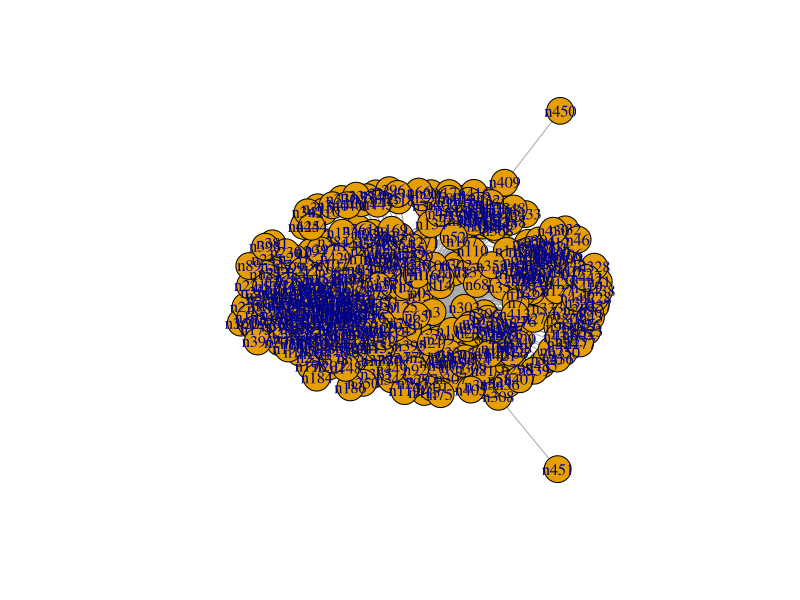
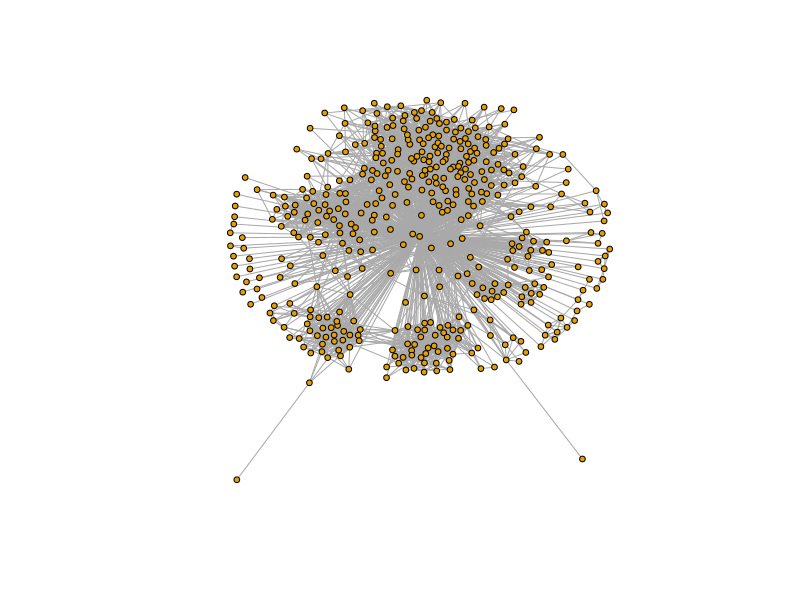
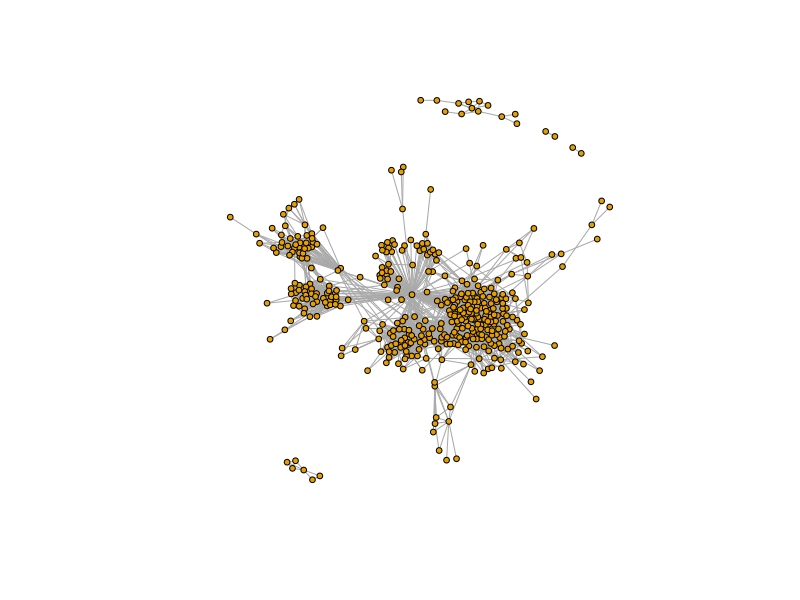
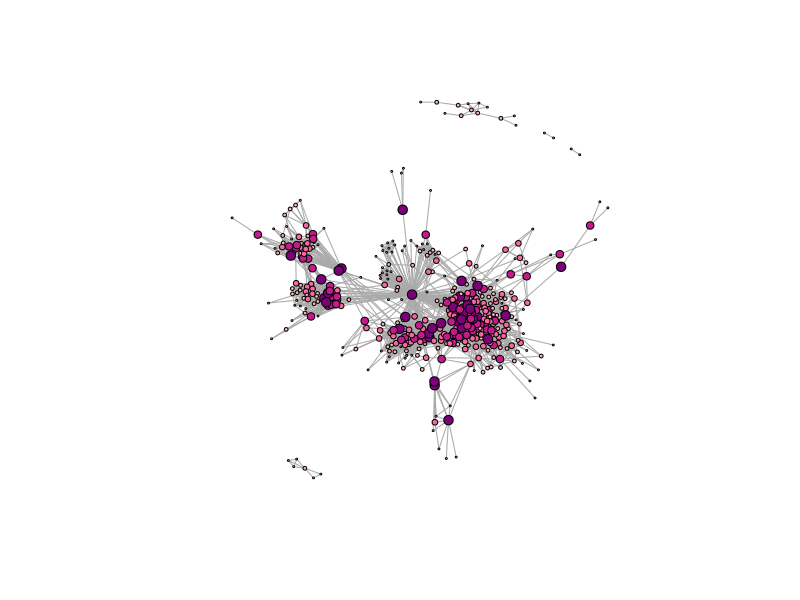
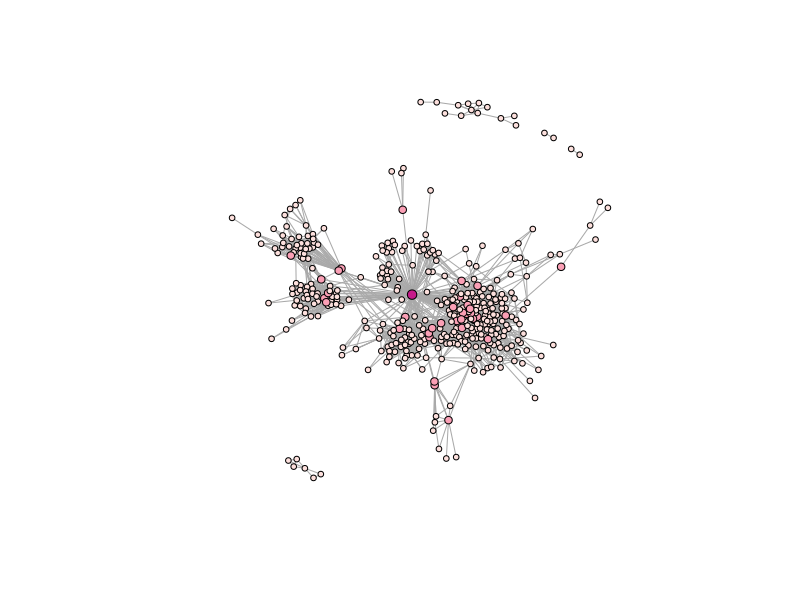
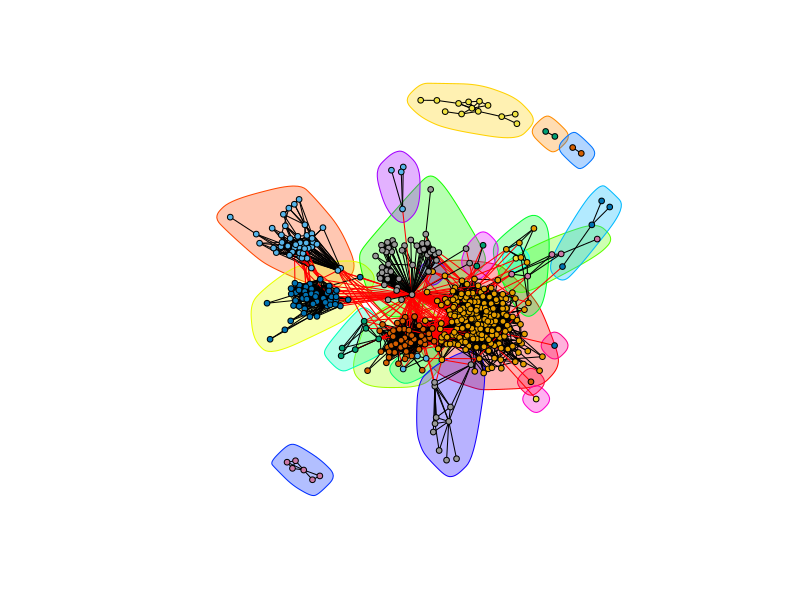
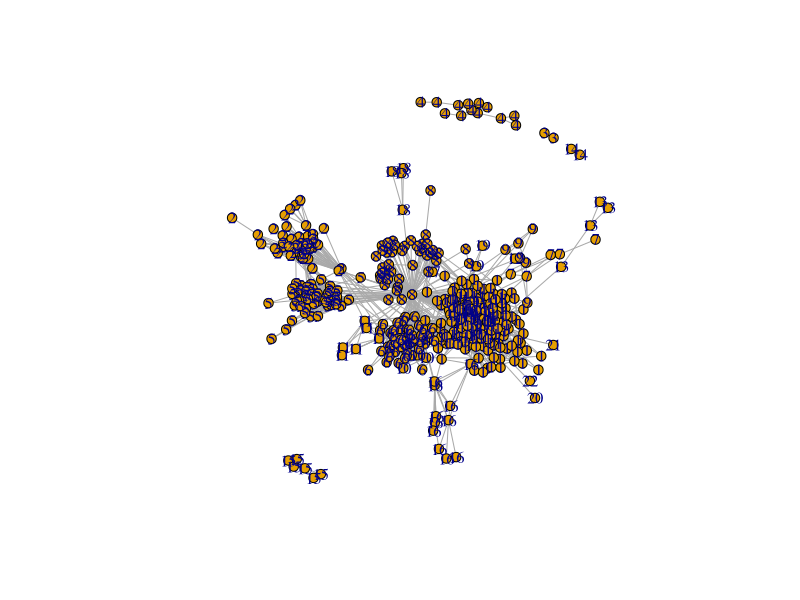
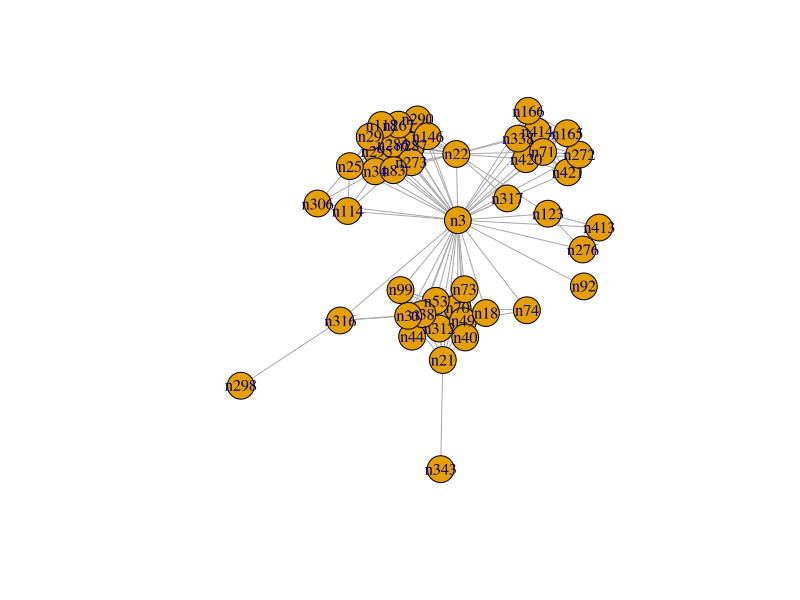

Reproduce these figures in R, in order. (Note: this script raises an error after producing the figures.)
## ---- chunk 1
require(igraph)
require(dplyr)
require(RColorBrewer)
## ---- chunk 2
nodes <- read.table("nodes.txt", sep="\t", header = TRUE, stringsAsFactors = FALSE)
edges <- read.table("edges.txt", sep="\t", header = TRUE)

head(nodes)
## ---- chunk 3
head(edges)
## ---- chunk 4
nrow(edges)
## ---- chunk 5
fb <- graph_from_data_frame(edges,directed=FALSE)
plot(fb)
## ---- chunk 6
plot(fb, vertex.label = NA, vertex.size = 3)
## ---- chunk 7
nodes <- filter(nodes, Node != 'n0')
edges <- edges %>% filter(Source != 'n0' & Target != 'n0')

nrow(edges)
## ---- chunk 8
set.seed(1)
fb <- graph_from_data_frame(edges,directed=FALSE)
plot(fb, vertex.label = NA, vertex.size = 3)
## ---- chunk 9
dC <- degree(fb)
bC <- betweenness(fb)
cC <- closeness(fb)

centDF <- data.frame(Node = names(dC), dCent = unname(dC), bCent = unname(bC), cCent = unname(cC), 
                     stringsAsFactors = FALSE)

nodes <- left_join(nodes, centDF, by='Node')
nodes
## ---- chunk 10
summary(nodes)
## ---- chunk 11
ct <- cut(bC, c(-1,5,67,330,1000,50000), labels=FALSE)
myPal <- brewer.pal(5, "RdPu")

set.seed(1)
plot(fb, vertex.label = NA, vertex.size = ct, vertex.color = myPal[ct])
## ---- chunk 12
ct <- cut(bC, c(-1,1000,20000, 50000), labels=FALSE)
myPal <- brewer.pal(3, "RdPu")

set.seed(1)
plot(fb, vertex.label = NA, vertex.size = 2+ct, vertex.color = myPal[ct])
## ---- chunk 13
arrange(nodes, desc(bCent))
## ---- chunk 14
arrange(nodes, desc(dCent))
## ---- chunk 15
arrange(nodes, desc(cCent))
## ---- chunk 16
ceb <- cluster_edge_betweenness(fb)

set.seed(1)
plot(ceb, fb, vertex.label = NA, vertex.size = 3)
## ---- chunk 17
length(ceb)
## ---- chunk 18
mem <- membership(ceb)
commDF <- data.frame(Node = names(mem), Comm = as.vector(unname(mem)), stringsAsFactors = FALSE)

nodes <- left_join(nodes, commDF, by='Node')
nodes

## ---- chunk 19
nodes %>%
  group_by(Comm) %>%
  count() %>%
  arrange(desc(n))
## ---- chunk 20
nodes %>% filter(Comm == 1) %>% arrange(desc(bCent))
## ---- chunk 21
set.seed(1)
plot(fb, vertex.label = mem, vertex.size = 5)
## ---- chunk 22
comm8 <- filter(nodes, Comm == 8)
g8 <- induced.subgraph(fb, vids = comm8$Node) 
plot(g8)
## ---- chunk 23
sel<- V(g8)$name

selDF <- data.frame(Node = sel, stringsAsFactors = FALSE)
selDF <- left_join(selDF, nodes, by='Node')

selDF
## ---- chunk 24
plot(g8, vertex.label = selDF$Name, vertex.label.cex = 1.5)
## ---- chunk 25
lc <- largest_cliques(fb)
lc
## ---- chunk 26
c1 <- lc[[1]]$name
filter(nodes, Node %in% c1)
## ---- chunk 27
c2 <- lc[[2]]$name
filter(nodes, Node %in% c2)
## ---- chunk 28
c3 <- lc[[3]]$name
filter(nodes, Node %in% c3)
## ---- chunk 29
mc <- max_cliques(fb, min = 10)
sapply(mc, length)
## ---- chunk 30
filter(nodes, Node %in% mc[[1]]$name)
